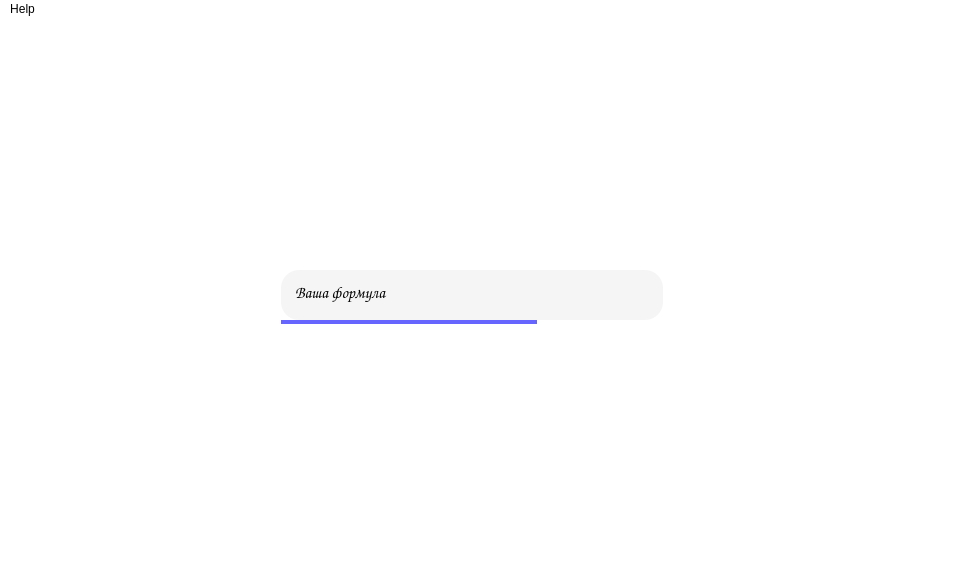
<?xml version="1.0" encoding="UTF-8"?>
<ui version="4.0">
 <class>ChemHelper</class>
 <widget class="QMainWindow" name="ChemHelper">
  <property name="geometry">
   <rect>
    <x>0</x>
    <y>0</y>
    <width>965</width>
    <height>577</height>
   </rect>
  </property>
  <property name="cursor">
   <cursorShape>ArrowCursor</cursorShape>
  </property>
  <property name="windowTitle">
   <string>ChemHelper</string>
  </property>
  <property name="windowOpacity">
   <double>1.000000000000000</double>
  </property>
  <property name="autoFillBackground">
   <bool>false</bool>
  </property>
  <property name="styleSheet">
   <string notr="true">background-color: rgb(255, 255, 255);</string>
  </property>
  <property name="tabShape">
   <enum>QTabWidget::Rounded</enum>
  </property>
  <widget class="QWidget" name="centralWidget">
   <widget class="QWidget" name="GEdit" native="true">
    <property name="geometry">
     <rect>
      <x>270</x>
      <y>240</y>
      <width>404</width>
      <height>58</height>
     </rect>
    </property>
    <layout class="QHBoxLayout" name="ltGEB">
     <property name="spacing">
      <number>7</number>
     </property>
     <property name="sizeConstraint">
      <enum>QLayout::SetMinimumSize</enum>
     </property>
     <item>
      <layout class="QVBoxLayout" name="ltGEdit">
       <property name="spacing">
        <number>0</number>
       </property>
       <property name="sizeConstraint">
        <enum>QLayout::SetMinimumSize</enum>
       </property>
       <item>
        <widget class="QTextEdit" name="edtInputFormula">
         <property name="sizePolicy">
          <sizepolicy hsizetype="Expanding" vsizetype="Fixed">
           <horstretch>0</horstretch>
           <verstretch>0</verstretch>
          </sizepolicy>
         </property>
         <property name="minimumSize">
          <size>
           <width>0</width>
           <height>50</height>
          </size>
         </property>
         <property name="maximumSize">
          <size>
           <width>16777215</width>
           <height>50</height>
          </size>
         </property>
         <property name="font">
          <font>
           <family>Comic Sans MS</family>
           <pointsize>12</pointsize>
          </font>
         </property>
         <property name="styleSheet">
          <string notr="true">background-color: rgb(245, 245, 245);
border-radius: 18px;
padding-left: 10px;
padding-right: 10px;
padding-top: 8px;</string>
         </property>
         <property name="frameShape">
          <enum>QFrame::NoFrame</enum>
         </property>
         <property name="verticalScrollBarPolicy">
          <enum>Qt::ScrollBarAlwaysOff</enum>
         </property>
         <property name="horizontalScrollBarPolicy">
          <enum>Qt::ScrollBarAlwaysOff</enum>
         </property>
         <property name="html">
          <string>&lt;!DOCTYPE HTML PUBLIC &quot;-//W3C//DTD HTML 4.0//EN&quot; &quot;http://www.w3.org/TR/REC-html40/strict.dtd&quot;&gt;
&lt;html&gt;&lt;head&gt;&lt;meta name=&quot;qrichtext&quot; content=&quot;1&quot; /&gt;&lt;style type=&quot;text/css&quot;&gt;
p, li { white-space: pre-wrap; }
&lt;/style&gt;&lt;/head&gt;&lt;body style=&quot; font-family:'Comic Sans MS'; font-size:12pt; font-weight:400; font-style:normal;&quot;&gt;
&lt;p align=&quot;justify&quot; style=&quot; margin-top:0px; margin-bottom:0px; margin-left:0px; margin-right:0px; -qt-block-indent:0; text-indent:0px;&quot;&gt;Ваша формула&lt;/p&gt;&lt;/body&gt;&lt;/html&gt;</string>
         </property>
        </widget>
       </item>
       <item>
        <widget class="QGraphicsView" name="gviewUnderscore">
         <property name="sizePolicy">
          <sizepolicy hsizetype="Fixed" vsizetype="Fixed">
           <horstretch>0</horstretch>
           <verstretch>0</verstretch>
          </sizepolicy>
         </property>
         <property name="minimumSize">
          <size>
           <width>0</width>
           <height>4</height>
          </size>
         </property>
         <property name="maximumSize">
          <size>
           <width>16777215</width>
           <height>4</height>
          </size>
         </property>
         <property name="focusPolicy">
          <enum>Qt::NoFocus</enum>
         </property>
         <property name="contextMenuPolicy">
          <enum>Qt::NoContextMenu</enum>
         </property>
         <property name="acceptDrops">
          <bool>false</bool>
         </property>
         <property name="autoFillBackground">
          <bool>false</bool>
         </property>
         <property name="styleSheet">
          <string notr="true">background-color: rgb(102, 102, 255);</string>
         </property>
         <property name="frameShape">
          <enum>QFrame::NoFrame</enum>
         </property>
         <property name="lineWidth">
          <number>1</number>
         </property>
         <property name="verticalScrollBarPolicy">
          <enum>Qt::ScrollBarAlwaysOff</enum>
         </property>
         <property name="horizontalScrollBarPolicy">
          <enum>Qt::ScrollBarAlwaysOff</enum>
         </property>
         <property name="sizeAdjustPolicy">
          <enum>QAbstractScrollArea::AdjustIgnored</enum>
         </property>
         <property name="backgroundBrush">
          <brush brushstyle="SolidPattern">
           <color alpha="255">
            <red>102</red>
            <green>102</green>
            <blue>255</blue>
           </color>
          </brush>
         </property>
         <property name="foregroundBrush">
          <brush brushstyle="SolidPattern">
           <color alpha="255">
            <red>102</red>
            <green>102</green>
            <blue>255</blue>
           </color>
          </brush>
         </property>
         <property name="sceneRect">
          <rectf>
           <x>0.000000000000000</x>
           <y>0.000000000000000</y>
           <width>0.000000000000000</width>
           <height>0.000000000000000</height>
          </rectf>
         </property>
        </widget>
       </item>
      </layout>
     </item>
    </layout>
   </widget>
   <widget class="QLabel" name="lblLogo">
    <property name="geometry">
     <rect>
      <x>350</x>
      <y>70</y>
      <width>236</width>
      <height>100</height>
     </rect>
    </property>
    <property name="sizePolicy">
     <sizepolicy hsizetype="Fixed" vsizetype="Fixed">
      <horstretch>0</horstretch>
      <verstretch>0</verstretch>
     </sizepolicy>
    </property>
    <property name="minimumSize">
     <size>
      <width>236</width>
      <height>100</height>
     </size>
    </property>
    <property name="text">
     <string/>
    </property>
    <property name="pixmap">
     <pixmap>../data/images/ChemHelper.jpg</pixmap>
    </property>
    <property name="scaledContents">
     <bool>true</bool>
    </property>
    <property name="alignment">
     <set>Qt::AlignCenter</set>
    </property>
   </widget>
  </widget>
  <widget class="QMenuBar" name="menuBar">
   <property name="geometry">
    <rect>
     <x>0</x>
     <y>0</y>
     <width>965</width>
     <height>26</height>
    </rect>
   </property>
   <widget class="QMenu" name="menuHelp">
    <property name="title">
     <string>Help</string>
    </property>
   </widget>
   <addaction name="menuHelp"/>
  </widget>
 </widget>
 <layoutdefault spacing="6" margin="11"/>
 <resources/>
 <connections/>
</ui>
